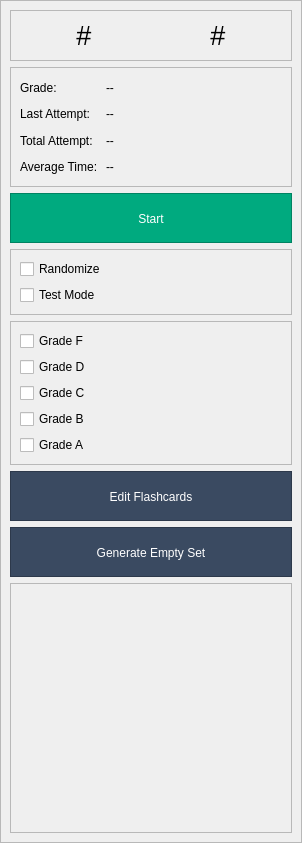
               <widget class="QFrame" name="flashcards_page_right">
                <property name="minimumSize">
                 <size>
                  <width>0</width>
                  <height>0</height>
                 </size>
                </property>
                <property name="maximumSize">
                 <size>
                  <width>300</width>
                  <height>16777215</height>
                 </size>
                </property>
                <property name="frameShape">
                 <enum>QFrame::NoFrame</enum>
                </property>
                <property name="frameShadow">
                 <enum>QFrame::Raised</enum>
                </property>
                <layout class="QVBoxLayout" name="verticalLayout_63">
                 <property name="spacing">
                  <number>0</number>
                 </property>
                 <property name="leftMargin">
                  <number>0</number>
                 </property>
                 <property name="topMargin">
                  <number>0</number>
                 </property>
                 <property name="rightMargin">
                  <number>0</number>
                 </property>
                 <property name="bottomMargin">
                  <number>0</number>
                 </property>
                 <item>
                  <widget class="QFrame" name="frame_38">
                   <property name="frameShape">
                    <enum>QFrame::StyledPanel</enum>
                   </property>
                   <property name="frameShadow">
                    <enum>QFrame::Raised</enum>
                   </property>
                   <layout class="QVBoxLayout" name="verticalLayout_65">
                    <item>
                     <widget class="QFrame" name="textbook_info_frame_left_3">
                      <property name="minimumSize">
                       <size>
                        <width>0</width>
                        <height>0</height>
                       </size>
                      </property>
                      <property name="maximumSize">
                       <size>
                        <width>16777215</width>
                        <height>16777215</height>
                       </size>
                      </property>
                      <property name="frameShape">
                       <enum>QFrame::StyledPanel</enum>
                      </property>
                      <property name="frameShadow">
                       <enum>QFrame::Raised</enum>
                      </property>
                      <layout class="QHBoxLayout" name="horizontalLayout_46">
                       <item>
                        <widget class="QLabel" name="set_chapter_info_label">
                         <property name="minimumSize">
                          <size>
                           <width>0</width>
                           <height>0</height>
                          </size>
                         </property>
                         <property name="maximumSize">
                          <size>
                           <width>16777215</width>
                           <height>16777215</height>
                          </size>
                         </property>
                         <property name="font">
                          <font>
                           <pointsize>20</pointsize>
                          </font>
                         </property>
                         <property name="styleSheet">
                          <string notr="true"/>
                         </property>
                         <property name="text">
                          <string>#</string>
                         </property>
                         <property name="alignment">
                          <set>Qt::AlignCenter</set>
                         </property>
                        </widget>
                       </item>
                       <item>
                        <widget class="QLabel" name="set_section_info_label">
                         <property name="minimumSize">
                          <size>
                           <width>0</width>
                           <height>0</height>
                          </size>
                         </property>
                         <property name="maximumSize">
                          <size>
                           <width>16777215</width>
                           <height>16777215</height>
                          </size>
                         </property>
                         <property name="font">
                          <font>
                           <pointsize>20</pointsize>
                          </font>
                         </property>
                         <property name="styleSheet">
                          <string notr="true"/>
                         </property>
                         <property name="text">
                          <string>#</string>
                         </property>
                         <property name="alignment">
                          <set>Qt::AlignCenter</set>
                         </property>
                        </widget>
                       </item>
                      </layout>
                     </widget>
                    </item>
                    <item>
                     <widget class="QFrame" name="ex_stats_info_3">
                      <property name="minimumSize">
                       <size>
                        <width>0</width>
                        <height>120</height>
                       </size>
                      </property>
                      <property name="maximumSize">
                       <size>
                        <width>16777215</width>
                        <height>120</height>
                       </size>
                      </property>
                      <property name="frameShape">
                       <enum>QFrame::StyledPanel</enum>
                      </property>
                      <property name="frameShadow">
                       <enum>QFrame::Raised</enum>
                      </property>
                      <layout class="QGridLayout" name="gridLayout_3">
                       <item row="0" column="0">
                        <widget class="QLabel" name="label_43">
                         <property name="minimumSize">
                          <size>
                           <width>80</width>
                           <height>0</height>
                          </size>
                         </property>
                         <property name="maximumSize">
                          <size>
                           <width>80</width>
                           <height>16777215</height>
                          </size>
                         </property>
                         <property name="styleSheet">
                          <string notr="true"/>
                         </property>
                         <property name="text">
                          <string>Grade:</string>
                         </property>
                        </widget>
                       </item>
                       <item row="0" column="1">
                        <widget class="QLabel" name="ex_stats_info_grade_label_3">
                         <property name="minimumSize">
                          <size>
                           <width>80</width>
                           <height>0</height>
                          </size>
                         </property>
                         <property name="maximumSize">
                          <size>
                           <width>16777215</width>
                           <height>16777215</height>
                          </size>
                         </property>
                         <property name="styleSheet">
                          <string notr="true"/>
                         </property>
                         <property name="text">
                          <string>--</string>
                         </property>
                        </widget>
                       </item>
                       <item row="1" column="0">
                        <widget class="QLabel" name="label_44">
                         <property name="minimumSize">
                          <size>
                           <width>80</width>
                           <height>0</height>
                          </size>
                         </property>
                         <property name="maximumSize">
                          <size>
                           <width>80</width>
                           <height>16777215</height>
                          </size>
                         </property>
                         <property name="styleSheet">
                          <string notr="true"/>
                         </property>
                         <property name="text">
                          <string>Last Attempt:</string>
                         </property>
                        </widget>
                       </item>
                       <item row="1" column="1">
                        <widget class="QLabel" name="ex_stats_info_lastattempt_label_3">
                         <property name="minimumSize">
                          <size>
                           <width>80</width>
                           <height>0</height>
                          </size>
                         </property>
                         <property name="maximumSize">
                          <size>
                           <width>16777215</width>
                           <height>16777215</height>
                          </size>
                         </property>
                         <property name="styleSheet">
                          <string notr="true"/>
                         </property>
                         <property name="text">
                          <string>--</string>
                         </property>
                        </widget>
                       </item>
                       <item row="2" column="0">
                        <widget class="QLabel" name="label_45">
                         <property name="minimumSize">
                          <size>
                           <width>80</width>
                           <height>0</height>
                          </size>
                         </property>
                         <property name="maximumSize">
                          <size>
                           <width>80</width>
                           <height>16777215</height>
                          </size>
                         </property>
                         <property name="styleSheet">
                          <string notr="true"/>
                         </property>
                         <property name="text">
                          <string>Total Attempt:</string>
                         </property>
                        </widget>
                       </item>
                       <item row="2" column="1">
                        <widget class="QLabel" name="ex_stats_info_totalattempts_label_3">
                         <property name="minimumSize">
                          <size>
                           <width>80</width>
                           <height>0</height>
                          </size>
                         </property>
                         <property name="maximumSize">
                          <size>
                           <width>16777215</width>
                           <height>16777215</height>
                          </size>
                         </property>
                         <property name="styleSheet">
                          <string notr="true"/>
                         </property>
                         <property name="text">
                          <string>--</string>
                         </property>
                        </widget>
                       </item>
                       <item row="3" column="0">
                        <widget class="QLabel" name="label_46">
                         <property name="minimumSize">
                          <size>
                           <width>80</width>
                           <height>0</height>
                          </size>
                         </property>
                         <property name="maximumSize">
                          <size>
                           <width>80</width>
                           <height>16777215</height>
                          </size>
                         </property>
                         <property name="styleSheet">
                          <string notr="true"/>
                         </property>
                         <property name="text">
                          <string>Average Time:</string>
                         </property>
                        </widget>
                       </item>
                       <item row="3" column="1">
                        <widget class="QLabel" name="ex_stats_info_averagetime_label_3">
                         <property name="minimumSize">
                          <size>
                           <width>80</width>
                           <height>0</height>
                          </size>
                         </property>
                         <property name="maximumSize">
                          <size>
                           <width>16777215</width>
                           <height>16777215</height>
                          </size>
                         </property>
                         <property name="styleSheet">
                          <string notr="true"/>
                         </property>
                         <property name="text">
                          <string>--</string>
                         </property>
                        </widget>
                       </item>
                      </layout>
                     </widget>
                    </item>
                    <item>
                     <widget class="QFrame" name="start_fc_button_frame">
                      <property name="minimumSize">
                       <size>
                        <width>0</width>
                        <height>50</height>
                       </size>
                      </property>
                      <property name="maximumSize">
                       <size>
                        <width>16777215</width>
                        <height>50</height>
                       </size>
                      </property>
                      <property name="styleSheet">
                       <string notr="true">background-color: rgb(0, 170, 127);</string>
                      </property>
                      <property name="frameShape">
                       <enum>QFrame::StyledPanel</enum>
                      </property>
                      <property name="frameShadow">
                       <enum>QFrame::Raised</enum>
                      </property>
                      <layout class="QVBoxLayout" name="verticalLayout_66">
                       <property name="spacing">
                        <number>0</number>
                       </property>
                       <property name="leftMargin">
                        <number>0</number>
                       </property>
                       <property name="topMargin">
                        <number>0</number>
                       </property>
                       <property name="rightMargin">
                        <number>0</number>
                       </property>
                       <property name="bottomMargin">
                        <number>0</number>
                       </property>
                       <item>
                        <widget class="QPushButton" name="start_fc_button">
                         <property name="minimumSize">
                          <size>
                           <width>280</width>
                           <height>50</height>
                          </size>
                         </property>
                         <property name="cursor">
                          <cursorShape>PointingHandCursor</cursorShape>
                         </property>
                         <property name="styleSheet">
                          <string notr="true">background-color: green; color: white</string>
                         </property>
                         <property name="text">
                          <string>Start</string>
                         </property>
                         <property name="flat">
                          <bool>true</bool>
                         </property>
                        </widget>
                       </item>
                      </layout>
                     </widget>
                    </item>
                    <item>
                     <widget class="QFrame" name="mode_frame_3">
                      <property name="frameShape">
                       <enum>QFrame::StyledPanel</enum>
                      </property>
                      <property name="frameShadow">
                       <enum>QFrame::Raised</enum>
                      </property>
                      <layout class="QVBoxLayout" name="verticalLayout_67">
                       <item>
                        <widget class="QCheckBox" name="checkBox_19">
                         <property name="text">
                          <string>Randomize</string>
                         </property>
                        </widget>
                       </item>
                       <item>
                        <widget class="QCheckBox" name="checkBox_20">
                         <property name="text">
                          <string>Test Mode</string>
                         </property>
                        </widget>
                       </item>
                      </layout>
                     </widget>
                    </item>
                    <item>
                     <widget class="QFrame" name="grade_filter_frame_3">
                      <property name="frameShape">
                       <enum>QFrame::StyledPanel</enum>
                      </property>
                      <property name="frameShadow">
                       <enum>QFrame::Raised</enum>
                      </property>
                      <layout class="QVBoxLayout" name="verticalLayout_68">
                       <item>
                        <widget class="QCheckBox" name="checkBox_22">
                         <property name="text">
                          <string>Grade F</string>
                         </property>
                        </widget>
                       </item>
                       <item>
                        <widget class="QCheckBox" name="checkBox_23">
                         <property name="text">
                          <string>Grade D</string>
                         </property>
                        </widget>
                       </item>
                       <item>
                        <widget class="QCheckBox" name="checkBox_24">
                         <property name="text">
                          <string>Grade C</string>
                         </property>
                        </widget>
                       </item>
                       <item>
                        <widget class="QCheckBox" name="checkBox_25">
                         <property name="text">
                          <string>Grade B</string>
                         </property>
                        </widget>
                       </item>
                       <item>
                        <widget class="QCheckBox" name="checkBox_26">
                         <property name="text">
                          <string>Grade A</string>
                         </property>
                        </widget>
                       </item>
                      </layout>
                     </widget>
                    </item>
                    <item>
                     <widget class="QFrame" name="edit_flashcard_frame">
                      <property name="minimumSize">
                       <size>
                        <width>0</width>
                        <height>50</height>
                       </size>
                      </property>
                      <property name="maximumSize">
                       <size>
                        <width>16777215</width>
                        <height>50</height>
                       </size>
                      </property>
                      <property name="styleSheet">
                       <string notr="true">background-color: rgb(58, 74, 97); color: white</string>
                      </property>
                      <property name="frameShape">
                       <enum>QFrame::StyledPanel</enum>
                      </property>
                      <property name="frameShadow">
                       <enum>QFrame::Raised</enum>
                      </property>
                      <layout class="QVBoxLayout" name="verticalLayout_69">
                       <property name="spacing">
                        <number>0</number>
                       </property>
                       <property name="leftMargin">
                        <number>0</number>
                       </property>
                       <property name="topMargin">
                        <number>0</number>
                       </property>
                       <property name="rightMargin">
                        <number>0</number>
                       </property>
                       <property name="bottomMargin">
                        <number>0</number>
                       </property>
                       <item>
                        <widget class="QPushButton" name="edit_flashcard_button">
                         <property name="minimumSize">
                          <size>
                           <width>280</width>
                           <height>50</height>
                          </size>
                         </property>
                         <property name="cursor">
                          <cursorShape>PointingHandCursor</cursorShape>
                         </property>
                         <property name="styleSheet">
                          <string notr="true"/>
                         </property>
                         <property name="text">
                          <string>Edit Flashcards</string>
                         </property>
                         <property name="flat">
                          <bool>true</bool>
                         </property>
                        </widget>
                       </item>
                      </layout>
                     </widget>
                    </item>
                    <item>
                     <widget class="QFrame" name="generate_empty_set_button_frame">
                      <property name="minimumSize">
                       <size>
                        <width>0</width>
                        <height>50</height>
                       </size>
                      </property>
                      <property name="maximumSize">
                       <size>
                        <width>16777215</width>
                        <height>50</height>
                       </size>
                      </property>
                      <property name="styleSheet">
                       <string notr="true">background-color: rgb(58, 74, 97); color: white</string>
                      </property>
                      <property name="frameShape">
                       <enum>QFrame::StyledPanel</enum>
                      </property>
                      <property name="frameShadow">
                       <enum>QFrame::Raised</enum>
                      </property>
                      <layout class="QVBoxLayout" name="verticalLayout_71">
                       <property name="spacing">
                        <number>0</number>
                       </property>
                       <property name="leftMargin">
                        <number>0</number>
                       </property>
                       <property name="topMargin">
                        <number>0</number>
                       </property>
                       <property name="rightMargin">
                        <number>0</number>
                       </property>
                       <property name="bottomMargin">
                        <number>0</number>
                       </property>
                       <item>
                        <widget class="QPushButton" name="generate_empty_set_button">
                         <property name="minimumSize">
                          <size>
                           <width>280</width>
                           <height>50</height>
                          </size>
                         </property>
                         <property name="cursor">
                          <cursorShape>PointingHandCursor</cursorShape>
                         </property>
                         <property name="styleSheet">
                          <string notr="true"/>
                         </property>
                         <property name="text">
                          <string>Generate Empty Set</string>
                         </property>
                         <property name="flat">
                          <bool>true</bool>
                         </property>
                        </widget>
                       </item>
                      </layout>
                     </widget>
                    </item>
                    <item>
                     <widget class="QFrame" name="sl_frame_2">
                      <property name="minimumSize">
                       <size>
                        <width>0</width>
                        <height>250</height>
                       </size>
                      </property>
                      <property name="maximumSize">
                       <size>
                        <width>16777215</width>
                        <height>315</height>
                       </size>
                      </property>
                      <property name="frameShape">
                       <enum>QFrame::StyledPanel</enum>
                      </property>
                      <property name="frameShadow">
                       <enum>QFrame::Raised</enum>
                      </property>
                     </widget>
                    </item>
                   </layout>
                  </widget>
                 </item>
                </layout>
               </widget>
